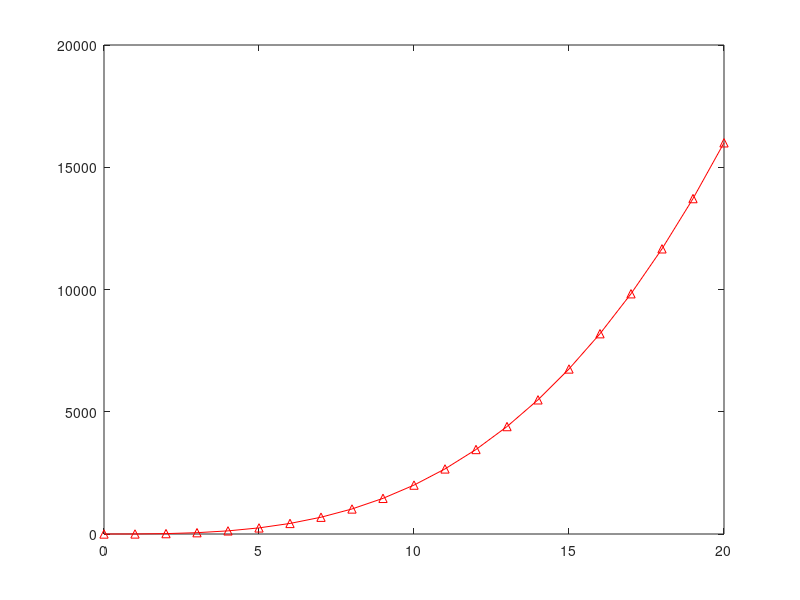

Recreate this plot in MATLAB. (Note: this script raises an error after producing the figure.)
clc
clear all 
close all

X = 0:20;
Y = 2 * X.^3 ;
plot(X,Y,'-r^');
hold on

y = [];
for i = 0:0.1:20
    y  = [y;[i,LinearInterpolation(X,Y,i)]];
end

plot(y(:,1),y(:,2),'-ob')


function [y] = LinearInterpolation(X,Y,x)
    
    low = 1;
    high = length(X);
    
    if x == X(low) 
        y = Y(low);
        return;
    end
    
    if x == X(high)
        y = Y(high);
        return;
    end

    Flag = 0;
    
    while Flag == 0
        mid = round(0.5 * (low + high));
        if x == X(mid)
            y = Y(mid);
            Flag = 1;
            break;
            
        elseif x < X(mid)
            high =  mid;
        else
            low = mid;
        end
        
        if (high - low) == 1
            Flag = 1;
        end
       y = Y(low)  + (x - X(low))/(X(high) - X(low)) * (Y(high) - Y(low));
 
    end
    
end
